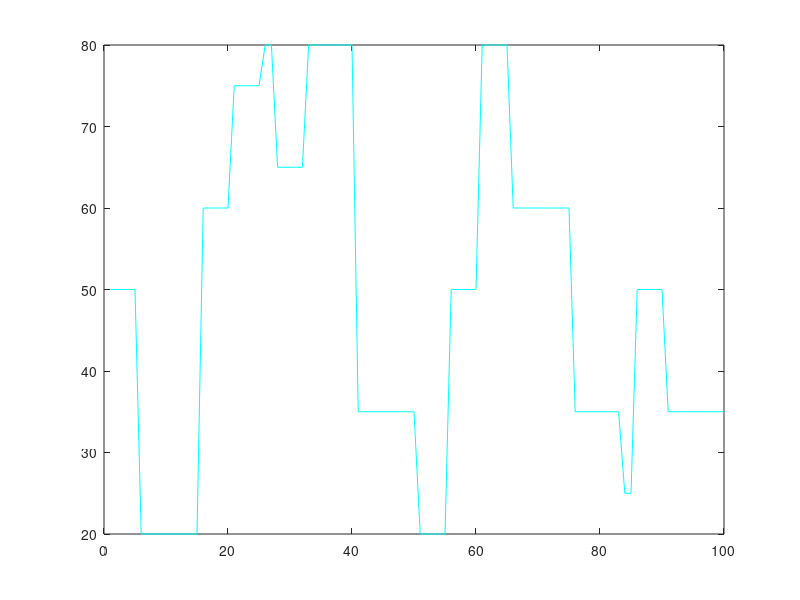

MATLAB code for this plot: (Note: this script raises an error after producing the figure.)
clear all; close all; clc
x = nan(1,100);
% x = [ones(1,5)*60 ones(1,9)*80 ones(1,5)*50 ones(1,9)*20 ones(1,5)*60 ones(1,15)*25 ones(1,7)*60 ones(1,15)*75 ones(1,15)*35 ones(1,5)*50 ones(1,10)*35];
x = [ones(1,5)*50 ones(1,10)*20 ones(1,5)*60 ones(1,5)*75 ones(1,2)*80 ones(1,5)*65 ones(1,8)*80 ones(1,10)*35 ones(1,5)*20 ones(1,5)*50 ones(1,5)*80 ones(1,10)*60 ones(1,8)*35 ones(1,2)*25 ones(1,5)*50 ones(1,10)*35];
x2 = 100 - [x(51:end) x(1:50)];
cor = corr(x',x2')
v=1;
while abs(cor) > .1
    v = v+1;
    x2 = [x2(v+1:end) x2(1:v)];
    cor = corr(x',x2')
    plot(x,'c'); hold on
    plot(x2,'m'); hold off
    %pause
end

%% smooth
plot(x,'c'); hold on
x = smooth(x,5);
% x = smooth(x,10);
x2 = smooth(x2,5);
% x2 = smooth(x2,10);
plot(x,'g')

% add noise
x = x + randn(100,1)*2;
x2 = x2 + randn(100,1)*2;
plot(x,'m')
hold on;
plot(x2,'b')

corr(x,x2)
%% save
save('tmp_traj3.mat','x','x2')

%% load both seqs
clear all
a = load('tmp_traj2.mat');
b = load('tmp_traj3.mat');

seqs(1).eff = a.x;
seqs(1).rew = round(a.x2)/10;
seqs(2).eff = b.x(end:-1:1);
seqs(2).rew = round(b.x2(end:-1:1))/10;

corr([seqs(1).eff; seqs(2).eff],[seqs(1).rew; seqs(2).rew])

figure()
plot(seqs(1).eff,':','color','k','LineWidth',2)
hold on
plot(seqs(1).rew*10,':','color','m','LineWidth',2)
plot(seqs(2).eff,'color','k','LineWidth',2)
plot(seqs(2).rew*10,'color','m','LineWidth',2)
legend('S1 effort','S1 reward','S2 effort','S2 reward')

% save
save('./stimuli/seqs_2stim.mat','seqs')